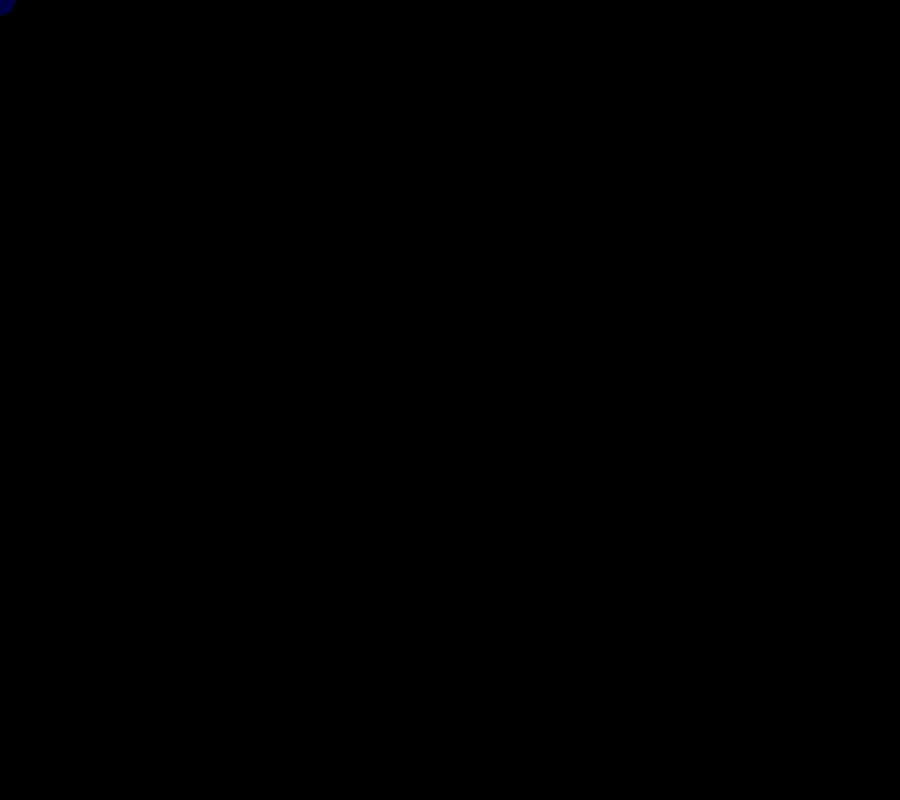
Frame 1 (no input)
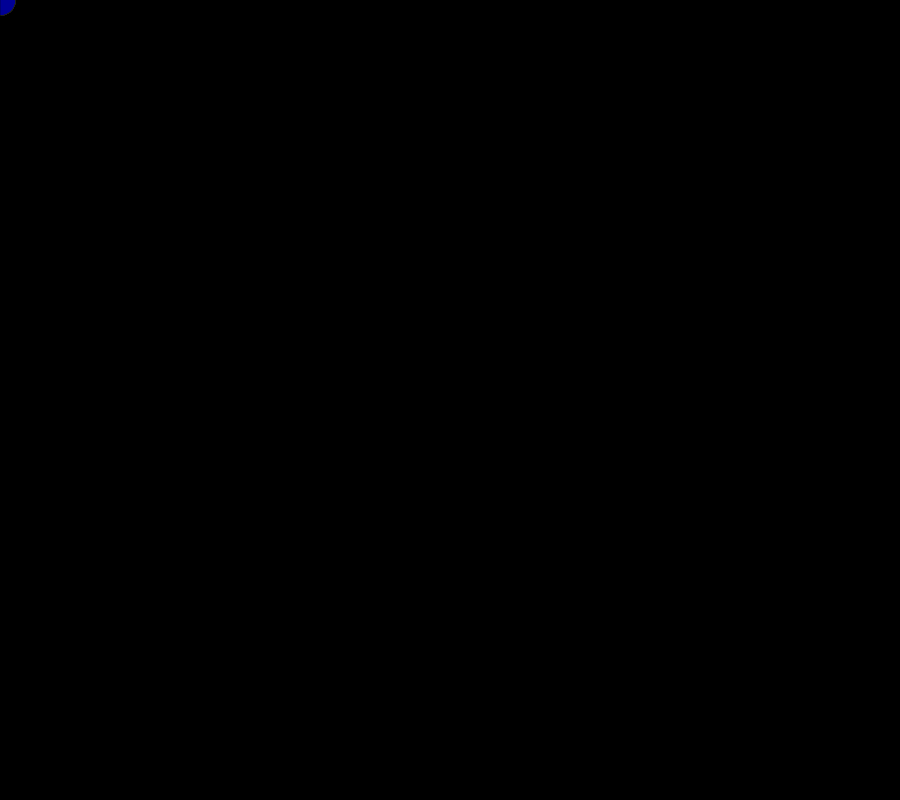
Frame 60 (the mouse pressed at the canvas centre just before this capture)
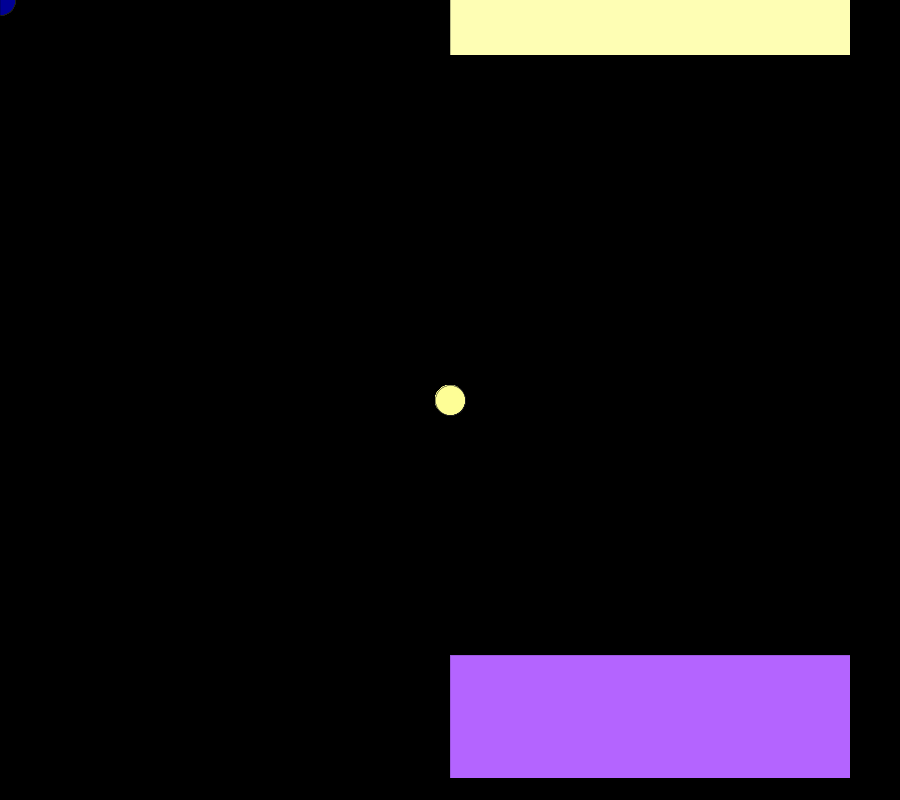
Frame 120 (the mouse held since frame 60 and released just before this capture)

The Processing sketch that drew these frames (run headless with seeded random() and noise(); from frame 60 on, the mouse is pressed at the canvas centre):

// Processing sketch: processing_71084
// ── processing_71084.pde

void setup() {
  size(900,800);
  background(0);
}




void mousePressed() {
  stroke(mouseX,mouseY,60,60);
  strokeWeight(0.8);
  fill(255);
  ellipse (mouseX,mouseY,40,40);
}
void draw() {
  stroke(30);
  strokeWeight(0.3);
fill(mouseX,mouseY,150,120);
ellipse(mouseX,mouseY,-30,+30);


  stroke(0);
  strokeWeight(0);
fill(mouseX,mouseY,180,100);
rect (mouseX,55,mouseY,-230);


  stroke(0);
  strokeWeight(0);
fill(180,100,mouseX,mouseY);
rect (mouseX,655,mouseY,123);




}
